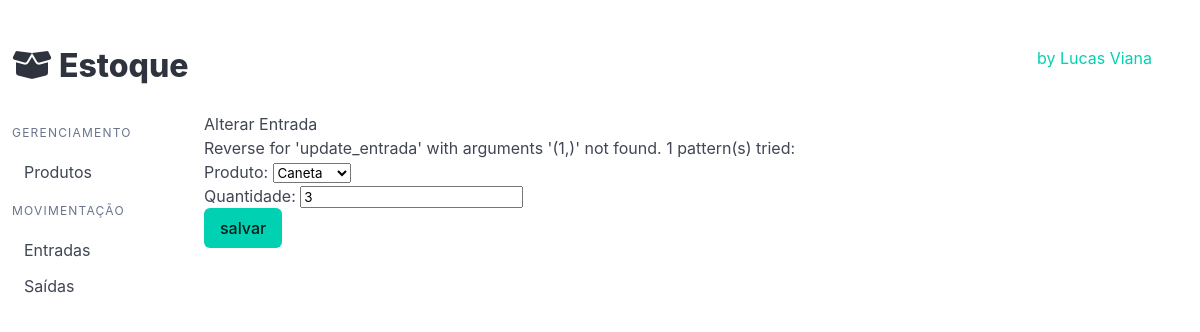
/entrada/update_entrada/11/, run on an earlier commit of the app's database.
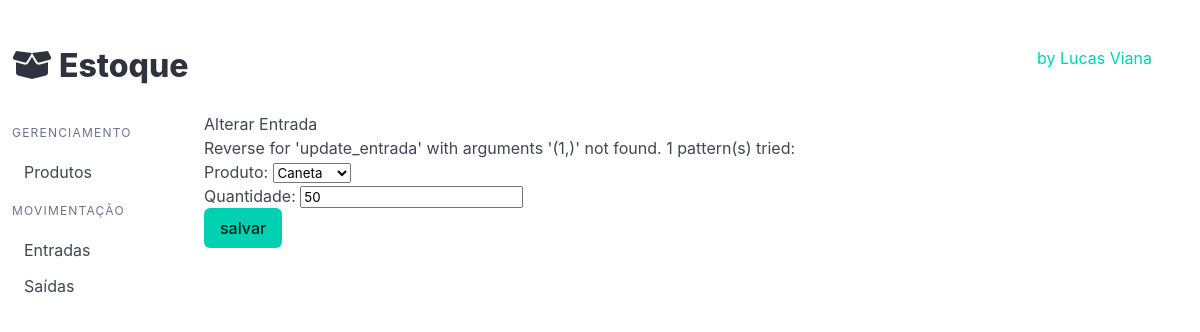
And on a later commit of the database.
### entrada/models.py (models this page shows)
class Entradas(models.Model):
    produto = models.ForeignKey(Produtos, on_delete=models.CASCADE, verbose_name= 'Produto')
    preco = models.FloatField('Preco', default=0)
    quantidade = models.IntegerField('Quantidade', default=0)
    criado = models.DateTimeField('Criado em', auto_now_add=True)
    modificado = models.DateTimeField('Modificado em', auto_now=True)

### entrada/views.py (the view)
# urls.py: path('update_entrada/<int:pk>/', update_entrada, name='update_entrada'),
def update_entrada(request, pk):
    entrada = Entradas.objects.get(pk=pk)
    quantidade = entrada.quantidade
    template_name = 'update_entrada.html'
    if request.method == 'POST':
        form = EntradaForm(request.POST,instance=entrada)
        if form.is_valid():
            form.save(commit=False)
            if form.cleaned_data['produto'].quantidade - quantidade + form.cleaned_data['quantidade'] <= 0:
                form.add_error('quantidade', 'Quantidade insuficiente em estoque.')
                return render(request, template_name, {'form': form, 'pk': pk})
            if form.cleaned_data['quantidade'] <= 0:
                form.add_error('quantidade', 'Insira apenas valores positivos maiores que zero.')
                return render(request,template_name, {'form': form, 'pk': pk})
            form.cleaned_data['produto'].quantidade = form.cleaned_data['produto'].quantidade - quantidade + form.cleaned_data['quantidade']
            form.cleaned_data['produto'].save_base()
            form.save()
            return redirect('entrada:list_entrada')
    else:
        context = {
            'form': EntradaForm(instance=entrada),
            'pk': pk
        }
        return render(request, template_name, context)

### entrada/forms.py
class EntradaForm(ModelForm):
    class Meta:
        model = Entradas
        fields = ['produto', 'quantidade']

### produto/models.py (called while the page is built)
    def __str__(self):
        return self.produto

### entrada/templates/update_entrada.html
{% extends 'base.html' %}
{% block product %}
  <p>Alterar Entrada</p>
    <form action="{% url 'entrada:update_entrada' pk %}" method="POST">
      {% csrf_token %}Reverse for 'update_entrada' with arguments '(1,)' not found. 1 pattern(s) tried:
      {{ form.as_p }}
      <button class="button is-primary" type="submit">salvar</button>
  </form>
{% endblock %}

What changed in the data, as far as the page shows it:
changed Entradas: quantidade "3" → "50"
